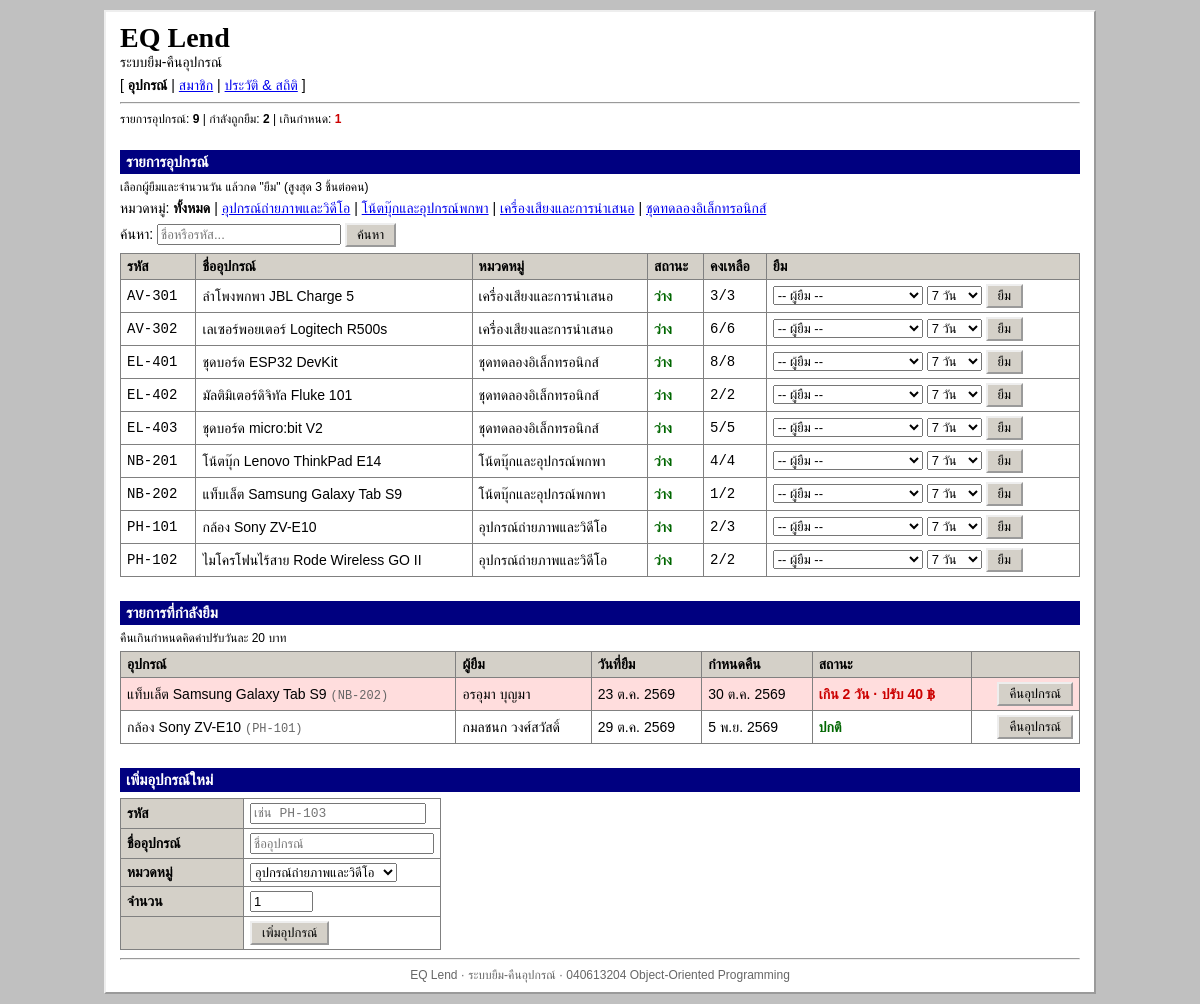
The page / on the database its author committed.
### tables this page shows
CREATE TABLE equipment (
    id            INT AUTO_INCREMENT PRIMARY KEY,
    code          VARCHAR(20)  NOT NULL UNIQUE,
    name          VARCHAR(150) NOT NULL,
    category_id   INT          NOT NULL,
    total_qty     INT          NOT NULL CHECK (total_qty > 0),
    available_qty INT          NOT NULL CHECK (available_qty >= 0),
    created_at    DATETIME     NOT NULL DEFAULT CURRENT_TIMESTAMP,
    CONSTRAINT fk_equipment_category FOREIGN KEY (category_id) REFERENCES categories(id),
    CONSTRAINT chk_available CHECK (available_qty <= total_qty)
);

CREATE TABLE categories (
    id   INT AUTO_INCREMENT PRIMARY KEY,
    name VARCHAR(100) NOT NULL UNIQUE
);

CREATE TABLE loans (
    id           INT AUTO_INCREMENT PRIMARY KEY,
    equipment_id INT          NOT NULL,
    member_id    INT          NOT NULL,
    borrowed_at  DATETIME     NOT NULL,
    due_date     DATE         NOT NULL,
    returned_at  DATETIME     NULL,
    fine         DECIMAL(8,2) NOT NULL DEFAULT 0,
    CONSTRAINT fk_loans_equipment FOREIGN KEY (equipment_id) REFERENCES equipment(id),
    CONSTRAINT fk_loans_member    FOREIGN KEY (member_id)    REFERENCES members(id),
    INDEX idx_loans_active (returned_at)
);

CREATE TABLE members (
    id         INT AUTO_INCREMENT PRIMARY KEY,
    student_id VARCHAR(13)  NOT NULL UNIQUE,
    name       VARCHAR(100) NOT NULL,
    phone      VARCHAR(20)  NULL
);

### src/Database.php (called while the page is built, shortened)
<?php
final class Database
{
    private static ?PDO $pdo = null;
    public static function connect(): PDO
    {
        if (self::$pdo === null) {
            $dsn = sprintf(
                'mysql:host=%s;port=%s;dbname=%s;charset=utf8mb4',
                getenv('DB_HOST') ?: self::HOST,
                getenv('DB_PORT') ?: self::PORT,
                getenv('DB_NAME') ?: self::NAME
            );
            self::$pdo = new PDO($dsn, getenv('DB_USER') ?: self::USER, getenv('DB_PASS') ?: self::PASS, [
                PDO::ATTR_ERRMODE            => PDO::ERRMODE_EXCEPTION,
                PDO::ATTR_DEFAULT_FETCH_MODE => PDO::FETCH_ASSOC,
                PDO::ATTR_EMULATE_PREPARES   => false,
            ]);
            self::$pdo->exec("SET time_zone = '+07:00'");
        }
        return self::$pdo;
    }
}

### src/Model.php (called while the page is built, shortened)
<?php
abstract class Model
{
    public function getId(): int
    {
        return $this->id;
    }
    protected static function db(): PDO
    {
        return Database::connect();
    }
}

### src/Equipment.php (called while the page is built, shortened)
<?php
class Equipment extends Model
{
    protected static function fromRow(array $row): static
    {
        return new static(
            (int) $row['id'],
            $row['code'],
            $row['name'],
            (int) $row['category_id'],
            $row['category_name'] ?? '',
            (int) $row['total_qty'],
            (int) $row['available_qty']
        );
    }
    public function getCode(): string        { return $this->code; }
    public function getName(): string        { return $this->name; }
    public function getCategoryName(): string { return $this->categoryName; }
    public function getTotalQty(): int       { return $this->totalQty; }
    public function getAvailableQty(): int   { return $this->availableQty; }
    public function isAvailable(): bool
    {
        return $this->availableQty > 0;
    }
    public static function all(string $search = '', ?int $categoryId = null): array
    {
        $sql = 'SELECT e.*, c.name AS category_name
                FROM equipment e
                JOIN categories c ON c.id = e.category_id
                WHERE 1 = 1';
        $params = [];
        $sql .= ' ORDER BY e.code';
        $stmt = static::db()->prepare($sql);
        $stmt->execute($params);
        return array_map(fn(array $row) => static::fromRow($row), $stmt->fetchAll());
    }
}

### src/bootstrap.php (called while the page is built, shortened)
<?php
spl_autoload_register(function (string $class): void {
    $file = __DIR__ . '/' . $class . '.php';
});
function e(?string $value): string
{
    return htmlspecialchars((string) $value, ENT_QUOTES, 'UTF-8');
}
function thai_date(DateTimeInterface $date): string
{
    $months = ['', 'ม.ค.', 'ก.พ.', 'มี.ค.', 'เม.ย.', 'พ.ค.', 'มิ.ย.', 'ก.ค.', 'ส.ค.', 'ก.ย.', 'ต.ค.', 'พ.ย.', 'ธ.ค.'];
    return $date->format('j') . ' ' . $months[(int) $date->format('n')] . ' ' . ((int) $date->format('Y') + 543);
}

### src/Category.php (called while the page is built, shortened)
<?php
class Category extends Model
{
    protected static function fromRow(array $row): static
    {
        return new static((int) $row['id'], $row['name']);
    }
    public function getName(): string
    {
        return $this->name;
    }
    public static function all(): array
    {
        $rows = static::db()->query('SELECT * FROM categories ORDER BY id')->fetchAll();
        return array_map(fn(array $row) => static::fromRow($row), $rows);
    }
}

### src/Loan.php (called while the page is built, shortened)
<?php
class Loan extends Model
{
    protected static function fromRow(array $row): static
    {
        return new static(
            (int) $row['id'],
            (int) $row['equipment_id'],
            $row['equipment_code'],
            $row['equipment_name'],
            (int) $row['member_id'],
            $row['member_name'],
            new DateTimeImmutable($row['borrowed_at']),
            new DateTimeImmutable($row['due_date']),
            $row['returned_at'] !== null ? new DateTimeImmutable($row['returned_at']) : null,
            (float) $row['fine']
        );
    }
    private static function baseQuery(): string
    {
        return 'SELECT l.*, e.code AS equipment_code, e.name AS equipment_name, m.name AS member_name
                FROM loans l
                JOIN equipment e ON e.id = l.equipment_id
                JOIN members m ON m.id = l.member_id';
    }
    public function getEquipmentCode(): string        { return $this->equipmentCode; }
    public function getEquipmentName(): string        { return $this->equipmentName; }
    public function getMemberName(): string           { return $this->memberName; }
    public function getBorrowedAt(): DateTimeImmutable { return $this->borrowedAt; }
    public function getDueDate(): DateTimeImmutable    { return $this->dueDate; }
    public function isReturned(): bool
    {
        return $this->returnedAt !== null;
    }
    public function getOverdueDays(): int
    {
        return self::daysLate($this->dueDate, $this->returnedAt ?? new DateTimeImmutable());
    }
    public function isOverdue(): bool
    {
        return !$this->isReturned() && $this->getOverdueDays() > 0;
    }
    public function getFine(): float
    {
        return $this->isReturned() ? $this->fine : $this->getOverdueDays() * self::FINE_PER_DAY;
    }
    private static function daysLate(DateTimeImmutable $due, DateTimeImmutable $at): int
    {
        $due = $due->setTime(0, 0);
        $at = $at->setTime(0, 0);
        return $at > $due ? $due->diff($at)->days : 0;
    }
    public static function active(): array
    {
        $rows = static::db()->query(self::baseQuery() . ' WHERE l.returned_at IS NULL ORDER BY l.due_date, l.id')->fetchAll();
        return array_map(fn(array $row) => static::fromRow($row), $rows);
    }
}

### src/Member.php (called while the page is built, shortened)
<?php
class Member extends Model
{
    protected static function fromRow(array $row): static
    {
        return new static(
            (int) $row['id'],
            $row['student_id'],
            $row['name'],
            $row['phone'],
            (int) ($row['active_loans'] ?? 0),
            (int) ($row['overdue_loans'] ?? 0)
        );
    }
    public static function all(): array
    {
        $rows = static::db()->query(
            'SELECT m.*,
                    COUNT(l.id) AS active_loans,
                    COALESCE(SUM(l.due_date < CURDATE()), 0) AS overdue_loans
             FROM members m
             LEFT JOIN loans l ON l.member_id = m.id AND l.returned_at IS NULL
             GROUP BY m.id
             ORDER BY m.student_id'
        )->fetchAll();
        return array_map(fn(array $row) => static::fromRow($row), $rows);
    }
}

### index.php (the view, shortened to what this page needs)
<?php
require __DIR__ . '/src/bootstrap.php';
$search = trim((string) ($_GET['q'] ?? ''));
$categoryId = isset($_GET['cat']) && $_GET['cat'] !== '' ? (int) $_GET['cat'] : null;
$categories = Category::all();
$equipmentList = Equipment::all($search, $categoryId);
$members = Member::all();
$activeLoans = Loan::active();
require __DIR__ . '/partials/header.php';
?>
<section>
    <h2>รายการอุปกรณ์</h2>
    <p class="small">เลือกผู้ยืมและจำนวนวัน แล้วกด "ยืม" (สูงสุด <?= Loan::MAX_ACTIVE_PER_MEMBER ?> ชิ้นต่อคน)</p>
    <div class="filter">
        หมวดหมู่:
        <?php if ($categoryId === null): ?>
            <span class="current">ทั้งหมด</span>
        <?php else: ?>
            <a href="index.php<?= $search !== '' ? '?q=' . urlencode($search) : '' ?>">ทั้งหมด</a>
        <?php endif; ?>
        <?php foreach ($categories as $category): ?>
            |
            <?php if ($categoryId === $category->getId()): ?>
                <span class="current"><?= e($category->getName()) ?></span>
            <?php else: ?>
                <a href="index.php?<?= e(http_build_query(array_filter(['q' => $search, 'cat' => $category->getId()]))) ?>"><?= e($category->getName()) ?></a>
            <?php endif; ?>
        <?php endforeach; ?>
    </div>
    <form method="get" class="filter">
        ค้นหา:
        <input type="search" name="q" value="<?= e($search) ?>" placeholder="ชื่อหรือรหัส...">
        <button>ค้นหา</button>
    </form>
    <div class="table-wrap">
        <table>
            <thead>
                <tr>
                    <th>รหัส</th>
                    <th>ชื่ออุปกรณ์</th>
                    <th>หมวดหมู่</th>
                    <th>สถานะ</th>
                    <th>คงเหลือ</th>
                    <th>ยืม</th>
                </tr>
            </thead>
            <tbody>
                <?php foreach ($equipmentList as $item): ?>
                    <tr>
                        <td class="code"><?= e($item->getCode()) ?></td>
                        <td><?= e($item->getName()) ?></td>
                        <td><?= e($item->getCategoryName()) ?></td>
                        <td class="<?= $item->isAvailable() ? 'ok' : 'bad' ?>"><?= $item->isAvailable() ? 'ว่าง' : 'ไม่ว่าง' ?></td>
                        <td class="code"><?= $item->getAvailableQty() ?>/<?= $item->getTotalQty() ?></td>
                        <td>
                            <form method="post" class="borrow-form">
                                <select name="member_id" required aria-label="ผู้ยืม">
                                    <option value="">-- ผู้ยืม --</option>
                                </select>
                                <select name="days" aria-label="จำนวนวัน">
                                    <?php foreach ([1, 3, 7, 14] as $days): ?>
                                        <option value="<?= $days ?>" <?= $days === Loan::LOAN_DAYS ? 'selected' : '' ?>><?= $days ?> วัน</option>
                                    <?php endforeach; ?>
                                </select>
                                <button <?= $item->isAvailable() ? '' : 'disabled' ?>>ยืม</button>
                            </form>
                        </td>
                    </tr>
                <?php endforeach; ?>
            </tbody>
        </table>
    </div>
</section>
<section>
    <h2>รายการที่กำลังยืม</h2>
    <p class="small">คืนเกินกำหนดคิดค่าปรับวันละ <?= Loan::FINE_PER_DAY ?> บาท</p>
    <div class="table-wrap">
        <table>
            <thead>
                <tr>
                    <th>อุปกรณ์</th>
                    <th>ผู้ยืม</th>
                    <th>วันที่ยืม</th>
                    <th>กำหนดคืน</th>
                    <th>สถานะ</th>
                    <th></th>
                </tr>
            </thead>
            <tbody>
                <?php foreach ($activeLoans as $loan): ?>
                    <tr class="<?= $loan->isOverdue() ? 'overdue' : '' ?>">
                        <td>
                            <?= e($loan->getEquipmentName()) ?>
                            <span class="code small muted">(<?= e($loan->getEquipmentCode()) ?>)</span>
                        </td>
                        <td><?= e($loan->getMemberName()) ?></td>
                        <td><?= thai_date($loan->getBorrowedAt()) ?></td>
                        <td><?= thai_date($loan->getDueDate()) ?></td>
                        <td>
                            <?php if ($loan->isOverdue()): ?>
                                <span class="bad">เกิน <?= $loan->getOverdueDays() ?> วัน · ปรับ <?= number_format($loan->getFine()) ?> ฿</span>
                            <?php else: ?>
                                <span class="ok">ปกติ</span>
                            <?php endif; ?>
                        </td>
                        <td class="right">
                            <form method="post" onsubmit="return confirm(<?= e(json_encode('ยืนยันการคืน ' . $loan->getEquipmentName() . ' ?', JSON_UNESCAPED_UNICODE)) ?>)">
                                <button>คืนอุปกรณ์</button>
                            </form>
                        </td>
                    </tr>
                <?php endforeach; ?>
            </tbody>
        </table>
    </div>
</section>
<section>
    <h2>เพิ่มอุปกรณ์ใหม่</h2>
    <form method="post">
        <table class="form-table">
            <tr>
                <th><label for="code">รหัส</label></th>
                <td><input id="code" name="code" required maxlength="20" placeholder="เช่น PH-103" class="code code-input"></td>
            </tr>
            <tr>
                <th><label for="name">ชื่ออุปกรณ์</label></th>
                <td><input id="name" name="name" required maxlength="150" placeholder="ชื่ออุปกรณ์"></td>
            </tr>
            <tr>
                <th><label for="category_id">หมวดหมู่</label></th>
                <td>
                    <select id="category_id" name="category_id" required>
                        <?php foreach ($categories as $category): ?>
                            <option value="<?= $category->getId() ?>"><?= e($category->getName()) ?></option>
                        <?php endforeach; ?>
                    </select>
                </td>
            </tr>
            <tr>
                <th><label for="qty">จำนวน</label></th>
                <td><input type="number" id="qty" name="qty" min="1" max="999" value="1" required></td>
            </tr>
            <tr>
                <th></th>
                <td><button>เพิ่มอุปกรณ์</button></td>
            </tr>
        </table>
    </form>
</section>
<?php require __DIR__ . '/partials/footer.php'; ?>

### rows shown on the page
equipment: code "AV-301", name "ลำโพงพกพา JBL Charge 5", category.name "เครื่องเสียงและการนำเสนอ", shows "ว่าง", available_qty "3", total_qty "3"
equipment: code "AV-302", name "เลเซอร์พอยเตอร์ Logitech R500s", category.name "เครื่องเสียงและการนำเสนอ", shows "ว่าง", available_qty "6", total_qty "6"
equipment: code "EL-401", name "ชุดบอร์ด ESP32 DevKit", category.name "ชุดทดลองอิเล็กทรอนิกส์", shows "ว่าง", available_qty "8", total_qty "8"
equipment: code "EL-402", name "มัลติมิเตอร์ดิจิทัล Fluke 101", category.name "ชุดทดลองอิเล็กทรอนิกส์", shows "ว่าง", available_qty "2", total_qty "2"
equipment: code "EL-403", name "ชุดบอร์ด micro:bit V2", category.name "ชุดทดลองอิเล็กทรอนิกส์", shows "ว่าง", available_qty "5", total_qty "5"
equipment: code "NB-201", name "โน้ตบุ๊ก Lenovo ThinkPad E14", category.name "โน้ตบุ๊กและอุปกรณ์พกพา", shows "ว่าง", available_qty "4", total_qty "4"
equipment: code "NB-202", name "แท็บเล็ต Samsung Galaxy Tab S9", category.name "โน้ตบุ๊กและอุปกรณ์พกพา", shows "ว่าง", available_qty "1", total_qty "2"
equipment: code "PH-101", name "กล้อง Sony ZV-E10", category.name "อุปกรณ์ถ่ายภาพและวิดีโอ", shows "ว่าง", available_qty "2", total_qty "3"
equipment: code "PH-102", name "ไมโครโฟนไร้สาย Rode Wireless GO II", category.name "อุปกรณ์ถ่ายภาพและวิดีโอ", shows "ว่าง", available_qty "2", total_qty "2"
loans: equipment.name "แท็บเล็ต Samsung Galaxy Tab S9", equipment.code "NB-202", member.name "อรอุมา บุญมา", BorrowedAt "23 ต.ค. 2569", DueDate "30 ต.ค. 2569", returned_at "2", returned_at "40"
loans: equipment.name "กล้อง Sony ZV-E10", equipment.code "PH-101", member.name "กมลชนก วงศ์สวัสดิ์", BorrowedAt "29 ต.ค. 2569", DueDate "5 พ.ย. 2569", shows "ปกติ"

### other values the page prints
$item['label'] "อุปกรณ์"
$item['label'] "สมาชิก"
$item['label'] "ประวัติ & สถิติ"
$stat['label'] "รายการอุปกรณ์"
$stat['value'] "9"
$stat['label'] "กำลังถูกยืม"
$stat['value'] "2"
$stat['label'] "เกินกำหนด"
$stat['value'] "1"
Loan::MAX_ACTIVE_PER_MEMBER "3"
$category->getName() "อุปกรณ์ถ่ายภาพและวิดีโอ"
$category->getName() "โน้ตบุ๊กและอุปกรณ์พกพา"
$category->getName() "เครื่องเสียงและการนำเสนอ"
$category->getName() "ชุดทดลองอิเล็กทรอนิกส์"
Loan::FINE_PER_DAY "20"
